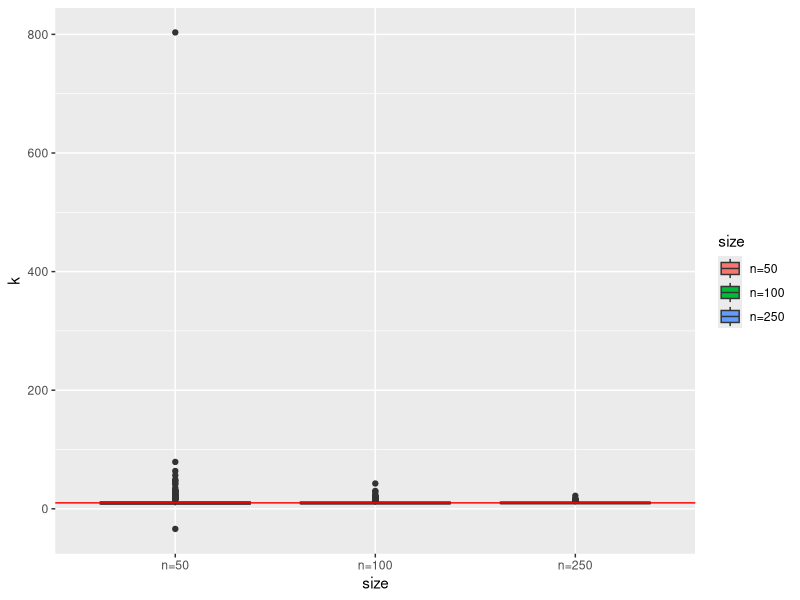
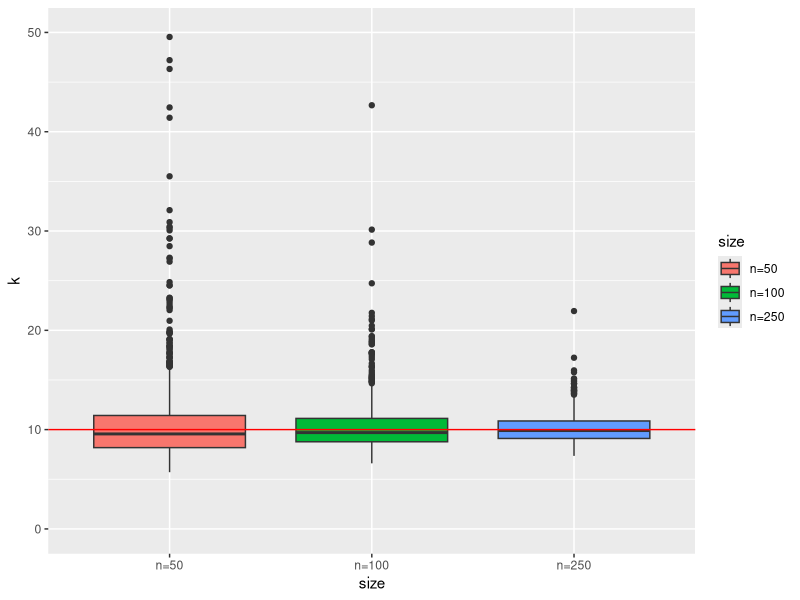
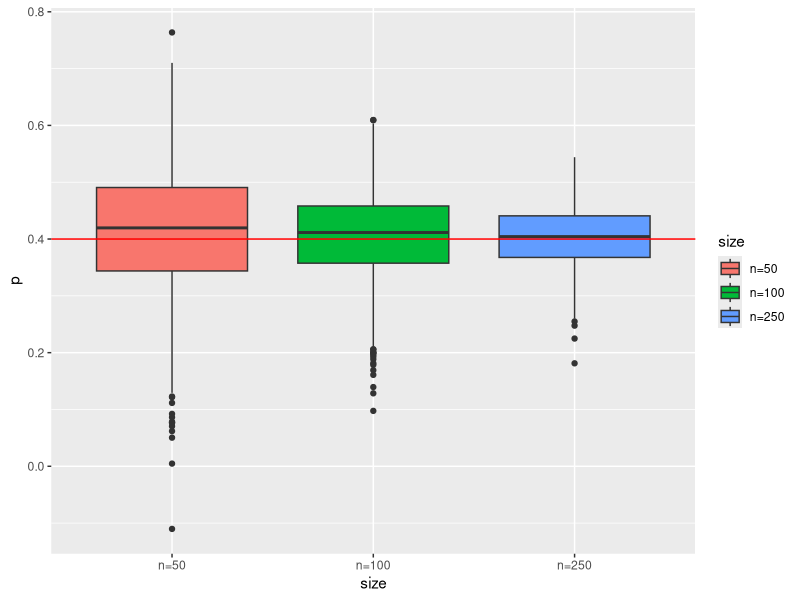

Write the R code that produced these figures, in order.
## ---- chunk 1
x<-rbinom(50, 10, 0.4)
x
## ---- chunk 2
func<-function(x){
  n=length(x)
  x.mean=mean(x)
  total_cha=sapply(x, function(x){
    return((x-x.mean)^2)
  })
  k=(x.mean)^2/(x.mean-(1/n)*sum(total_cha))
  
  p=x.mean/k
  return(c(k,p))
}



## ---- chunk 3
x1<-sapply(c(1:1000), function(x){
  x=rbinom(50, 10, 0.4)
})

es1<-apply(x1, 2, func)

k1<-es1[1,]
p1<-es1[2,]
## ---- chunk 4
x2<-sapply(c(1:1000), function(x){
  x=rbinom(100, 10, 0.4)
})

es2<-apply(x2, 2, func)

k2<-es2[1,]
p2<-es2[2,]


## ---- chunk 5
x3<-sapply(c(1:1000), function(x){
  x=rbinom(250, 10, 0.4)
})

es3<-apply(x3, 2, func)

k3<-es3[1,]
p3<-es3[2,]
## ---- chunk 6
bias1<-mean(k1)-10
mse1<-mean( (10 - mean(k1))^2)

bias1

mse1
## ---- chunk 7
bias2<-mean(k2)-10
mse2<-mean( (10 - mean(k2))^2)

bias2

mse2
## ---- chunk 8

bias3<-mean(k3)-10
mse3<-mean( (10 - mean(k3))^2)

bias3

mse3
## ---- chunk 9
library(ggplot2)

data_plot<-data.frame(
  size=c(rep(c("n=50","n=100","n=250"),each=1000)),
  k=c(k1,k2,k3)
)
data_plot$size<-factor(data_plot$size,levels = c(c("n=50","n=100","n=250")))
ggplot(data=data_plot, aes(x=size,y=k))+geom_boxplot(aes(fill=size))+
  geom_hline(yintercept = 10,color="red")
## ---- chunk 10
ggplot(data=data_plot, aes(x=size,y=k))+geom_boxplot(aes(fill=size))+
  geom_hline(yintercept = 10,color="red")+
  ylim(c(0,50))
## ---- chunk 11
data_plot2<-data.frame(
  size=c(rep(c("n=50","n=100","n=250"),each=1000)),
  p=c(p1,p2,p3)
)
data_plot2$size<-factor(data_plot2$size,levels = c(c("n=50","n=100","n=250")))
ggplot(data=data_plot2, aes(x=size,y=p))+geom_boxplot(aes(fill=size))+
  geom_hline(yintercept = 0.4,color="red")
